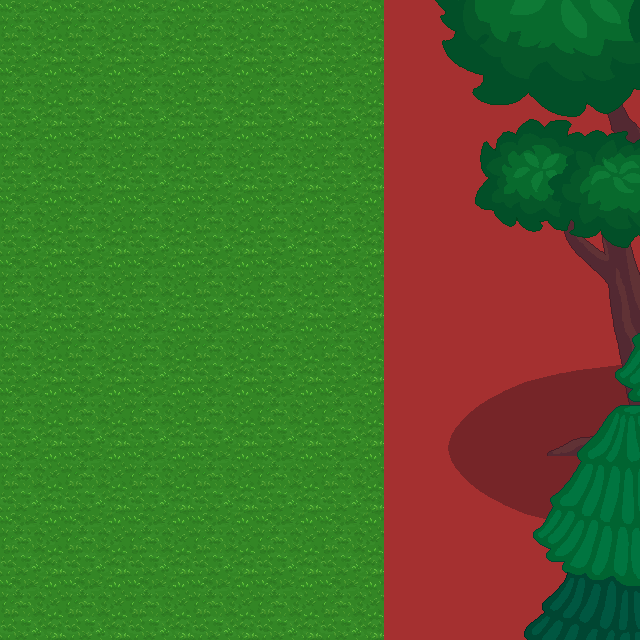

Below is a game level as drawn by its tile map, then a one-line description and the .tmx that defines it (tile-layer data replaced by summaries):
An orthogonal 40x40 tile map with 16x16 px tiles, 3 tile layers (ground, wall, tree), 3 tilesets.

<map version="1.10" tiledversion="1.10.2" orientation="orthogonal" renderorder="right-down" width="40" height="40" tilewidth="16" tileheight="16" infinite="0" nextlayerid="4" nextobjectid="1">
 <tileset firstgid="1" source="grasslv2.tsx" />
 <tileset firstgid="17" source="lv2_trees.tsx" />
 <tileset firstgid="53" source="wall.tsx" />
 <layer id="1" name="ground" width="40" height="40">
  <properties>
   <property name="unity:SortingLayer" value="Ground" />
   <property name="unity:layer" value="Ground" />
  </properties>
  <data>[1600 cells, 1600 non-empty, 16 distinct tile ids]</data>
 </layer>
 <layer id="2" name="wall" width="40" height="40">
  <properties>
   <property name="unity:ignore" value="Visual" />
   <property name="unity:layer" value="Obstacles" />
  </properties>
  <data>[1600 cells, 640 non-empty, 1 distinct tile ids]</data>
 </layer>
 <layer id="3" name="tree" width="40" height="40">
  <properties>
   <property name="unity:SortingLayer" value="Foreground" />
   <property name="unity:layer" value="Obstacles" />
  </properties>
  <data>[1600 cells, 1 non-empty, 1 distinct tile ids]</data>
 </layer>
</map>
